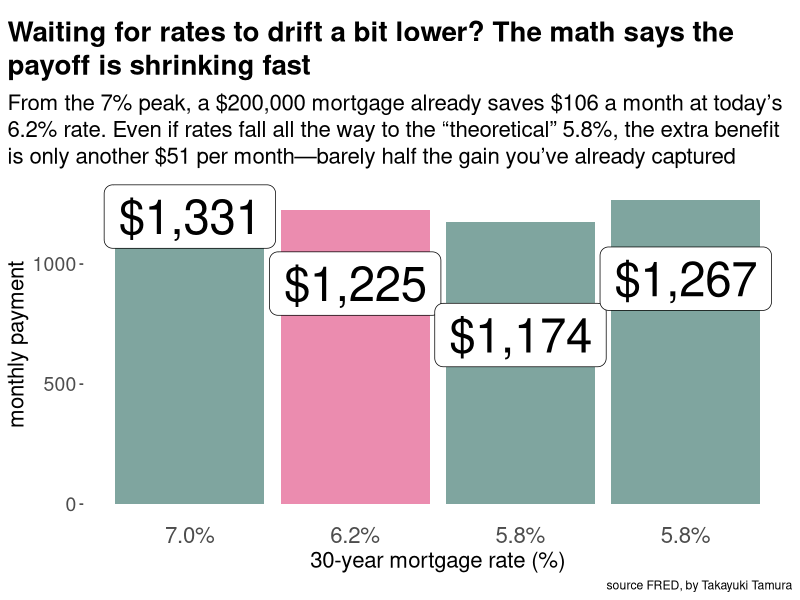
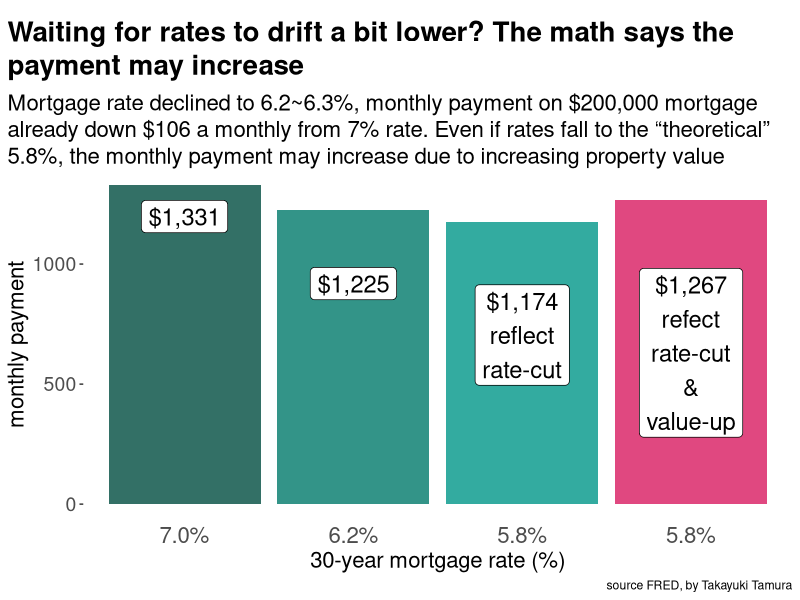
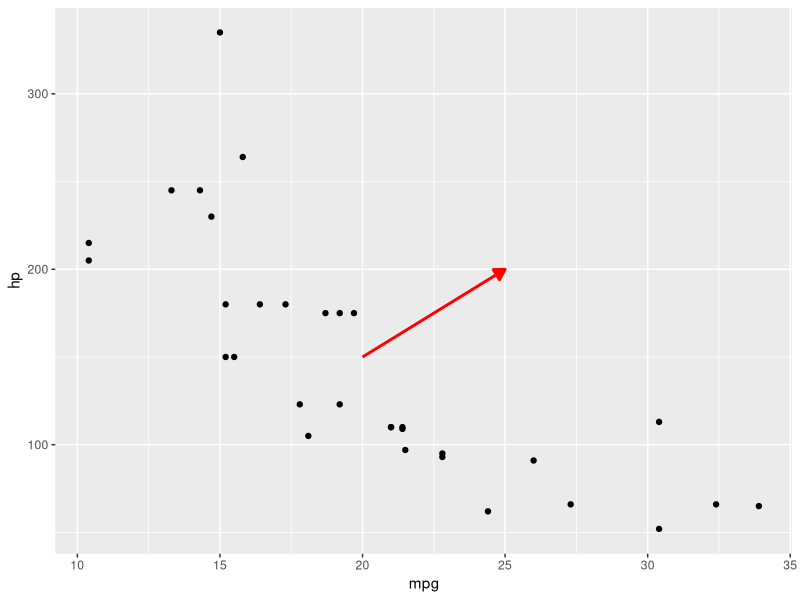

Here is the R script that generated these plots, in order:
library(tidyverse)
library(ggtext)

monthly_payment <- tribble(~"case", ~payment,
        1, 1331,
        2, 1225,
        3, 1174,
        4, 1267)

monthly_payment <- monthly_payment %>% 
  mutate("is_now" = case == 2)


monthly_payment %>% 
  ggplot(aes(x = case, y = payment, fill = is_now)) +
  geom_col( alpha = 0.5, show.legend = FALSE) +
  annotate("label",
           x = 1,
           y = 1331 *0.9,
           label = "$1,331", size = 12) +
  annotate("label",
           x = 2,
           y = 1225 * 0.75,
           label = "$1,225", size = 12) +
  annotate("label",
           x = 3,
           y = 1174 * 0.6,
           label = "$1,174", size = 12) +
  annotate("label",
           x = 4,
           y = 1174 * 0.8,
           label = "$1,267", size = 12) +  
  scale_fill_manual(breaks = c(FALSE, TRUE),
                    values = c("#004D40", "#D81B60")) +
  scale_x_continuous(breaks = seq(1,4),
                     labels = c("7.0%", "6.2%", "5.8%", "5.8%")) +
  labs(x = "30-year mortgage rate (%)",
       y = "monthly payment",
       title = "Waiting for rates to drift a bit lower? The math says the payoff is shrinking fast",
       subtitle = "From the 7% peak, a $200,000 mortgage already saves $106 a month at today’s 6.2% rate. Even if rates fall all the way to the “theoretical” 5.8%, the extra benefit is only another $51 per month—barely half the gain you’ve already captured",
       caption = "source FRED, by Takayuki Tamura") +
  theme(
    panel.background = element_blank(),
    plot.title.position = "plot",
    plot.title = element_textbox_simple(size = 20, face = "bold", margin = margin(t = 10, b = 10)),
    plot.subtitle = element_textbox_simple(size = 16),
    axis.title.x = element_text(size = 16),
    axis.text.x = element_text(size = 16),
    axis.ticks.x = element_blank(),
    axis.title.y = element_text(size = 16),
    axis.text.y = element_text(size = 14)
  )

#version_2
monthly_payment %>%
  ggplot(aes(x = factor(case), y = payment, fill = factor(case))) +
  geom_col(alpha = 0.8, show.legend = FALSE) +
  annotate("label", x = 1, y = 1331 * 0.9, label = "$1,331", size = 6) +
  annotate("label", x = 2, y = 1225 * 0.75, label = "$1,225", size = 6) +
  annotate("label", x = 3, y = 1174 * 0.6, label = "$1,174\nreflect\nrate-cut", size = 6) +
  annotate("label", x = 4, y = 1267 * 0.775, label = "$1,267\nrefect\nrate-cut\n&\nvalue-up", size = 6, vjust =1) +
  scale_fill_manual(
    values = c(
      "1" = "#004D40",  # dark green
      "2" = "#00796B",  # medium teal
      "3" = "#009688",  # lighter teal
      "4" = "#D81B60"   # highlighted pink (case 4)
    )
  ) +
  # annotate("segment",
  #          x = 4, y = 1400,
  #          xend = 4, yend = 1270,
  #          arrow = arrow(length = unit(0.5, "cm"), type = "closed"),
  #          colour = "#D81B60", size = 3) +
  scale_x_discrete(labels = c("7.0%", "6.2%", "5.8%", "5.8%")) +
  labs(x = "Mortgage Rate", y = "Monthly Payment ($)") +
  labs(x = "30-year mortgage rate (%)",
       y = "monthly payment",
       title = "Waiting for rates to drift a bit lower? The math says the payment may increase",
       subtitle = "Mortgage rate declined to 6.2~6.3%, monthly payment on $200,000 mortgage already down $106 a monthly from 7% rate. Even if rates fall to the “theoretical” 5.8%, the monthly payment may increase due to increasing property value",
       caption = "source FRED, by Takayuki Tamura") +
  theme(
    panel.background = element_blank(),
    plot.title.position = "plot",
    plot.title = element_textbox_simple(size = 20, face = "bold", margin = margin(t = 10, b = 10)),
    plot.subtitle = element_textbox_simple(size = 16),
    axis.title.x = element_text(size = 16),
    axis.text.x = element_text(size = 16),
    axis.ticks.x = element_blank(),
    axis.title.y = element_text(size = 16),
    axis.text.y = element_text(size = 14)
    
  )

ggplot(mtcars, aes(x = mpg, y = hp)) +
  geom_point() +
  annotate("segment", 
           x = 20, y = 150, # Start coordinates
           xend = 25, yend = 200, # End coordinates
           arrow = arrow(length = unit(0.3, "cm"), type = "closed"), # Arrowhead properties
           color = "red", 
           size = 1) 
